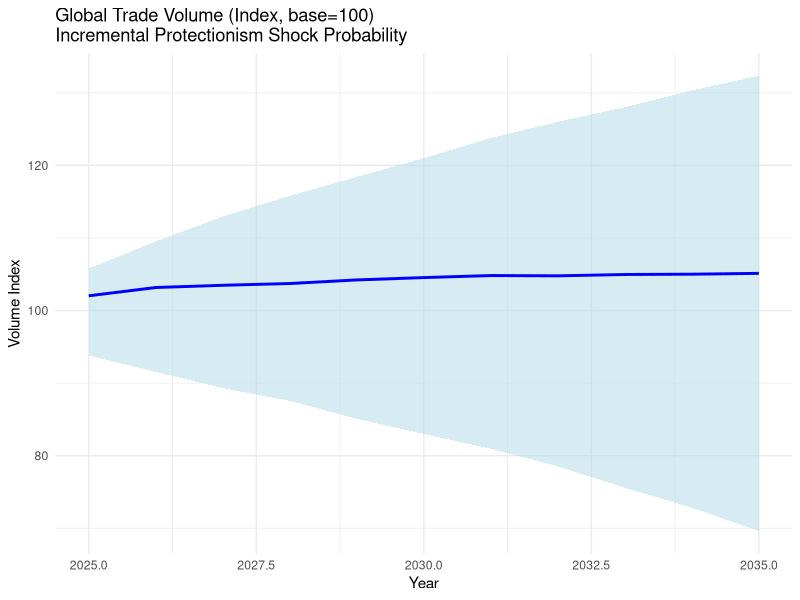
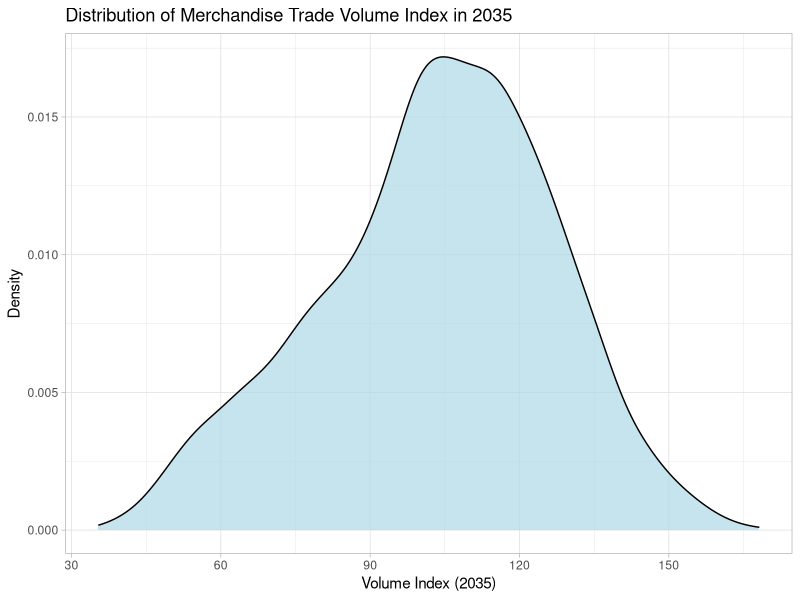

Write R code to recreate these figures, in order.
#Monte Carlo Simulation of global trade volume growth (2025–2035)
#with incremental increase in shock probability (+5%) for each successive protectionist year

set.seed(123)

# 1. Simulation parameters
n_sims  <- 5000
years   <- 2025:2035
n_years <- length(years)

#Growth assumptions (from WTO long run estimates)
baseline_mean <- 0.03   # 3% baseline growth
baseline_sd   <- 0.025  # 2.5% baseline sd

#Shock assumptions (incremental path-dependency)
shock_base_prob      <- 0.25  # initial 10% chance of shock
shock_increment      <- 0.15  # increase shock probability by 15ppt after each shock year
shock_mean           <- -0.05 # -5% mean growth in shock year
shock_sd             <- 0.05  # 5% sd in shock year

#Prepare results
results <- expand.grid(sim = 1:n_sims, year = years)
results$volume <- NA   #cumulative volume index (base=100)
results$shock_flag  <- NA   #track whether year was a shock

#Run simulations with incremental shock probability
for (i in 1:n_sims) {
  vol             <- 100.0           # starting index
  current_prob    <- shock_base_prob # start with base probability
  
  for (y in seq_len(n_years)) {
    #Determine if a shock occurs this year
    is_shock <- (runif(1) < current_prob)
    
    #Draw protectionist probability based on current year status
    if (is_shock) {
      growth <- rnorm(1, mean = shock_mean, sd = shock_sd)
      # increase probability for next year, capped at 1.0
      current_prob <- min(current_prob + shock_increment, 1.0)
    } else {
      growth <- rnorm(1, mean = baseline_mean, sd = baseline_sd)
      # reset probability to base after a non-shock year
      current_prob <- shock_base_prob
    }
    
    # Update and record volume and shock probability
    vol <- vol * (1 + growth)
    results$volume[results$sim == i & results$year == years[y]] <- vol
    results$shock_flag[results$sim == i & results$year == years[y]] <- is_shock
  }
}

#Summarize and plot results
library(dplyr)
library(ggplot2)

#Median and percentile bands by year
summary_df <- results %>%
  group_by(year) %>%
  summarize(
    median = median(volume),
    p10    = quantile(volume, 0.10),
    p90    = quantile(volume, 0.90)
  )

#Time-series plot: median with 10th/90th percentile bands
ggplot(summary_df, aes(x = year)) +
  geom_ribbon(aes(ymin = p10, ymax = p90), fill = "lightblue", alpha = 0.5) +
  geom_line(aes(y = median), color = "blue", size = 1) +
  labs(
    title = "Global Trade Volume (Index, base=100)\nIncremental Protectionism Shock Probability",
    y = "Volume Index", x = "Year"
  ) +
  theme_minimal()

# Density of final-year volume (2035)
final_vol <- results %>% filter(year == max(years))
ggplot(final_vol, aes(x = volume)) +
  geom_density(fill = "lightblue", alpha = 0.7) +
  labs(
    title = sprintf("Distribution of Merchandise Trade Volume Index in %d", max(years)),
    x = sprintf("Volume Index (%d)", max(years)), y = "Density"
  ) +
  theme_light()

# Summary statistics for final-year volume
stats_final <- final_vol %>% summarize(
  mean          = mean(volume),
  median        = median(volume),
  sd            = sd(volume),
  p5           = quantile(volume, 0.05),
  p95           = quantile(volume, 0.95),
  prob_below100 = mean(volume < 100)
)
print(stats_final) 
